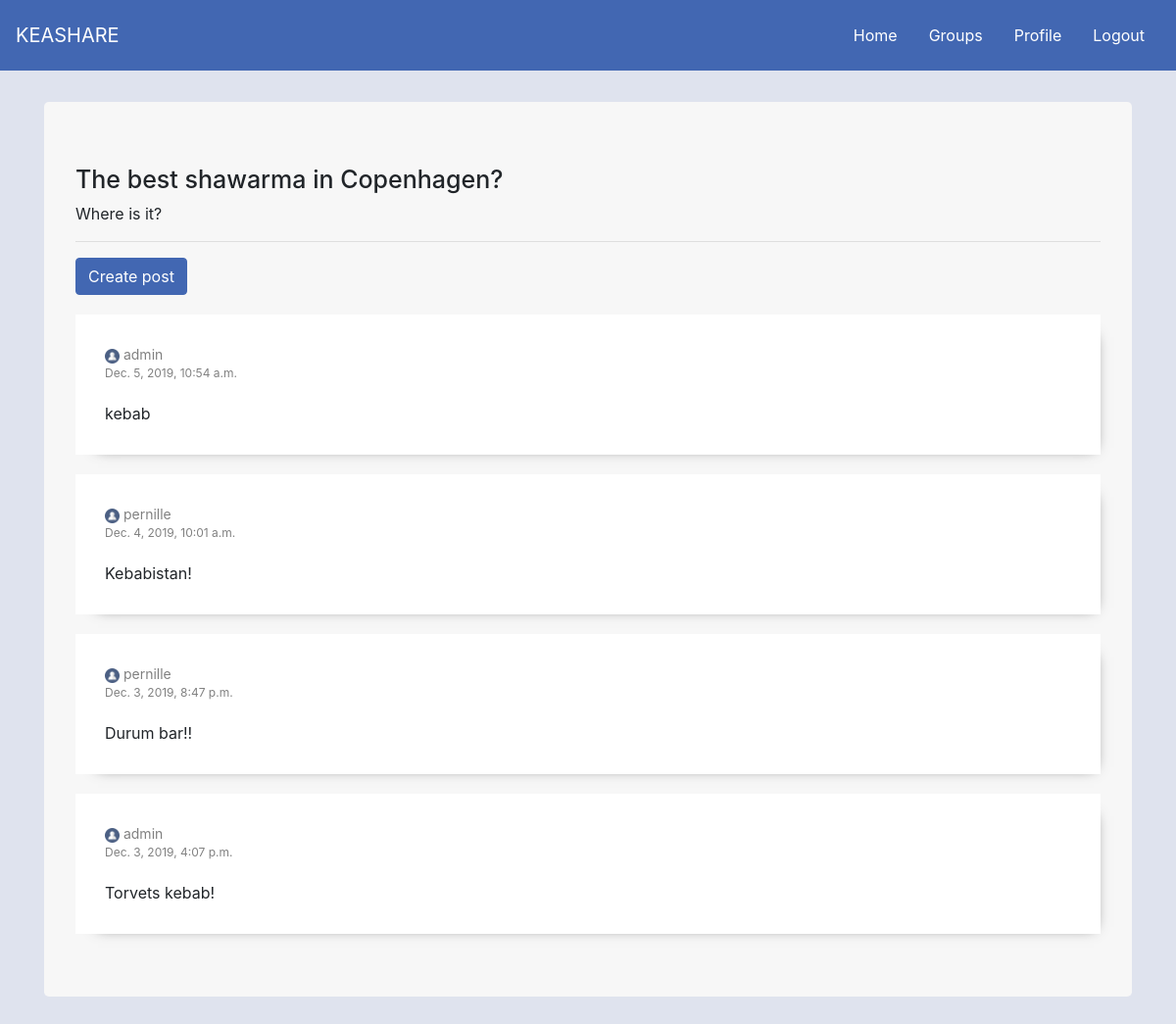
Before: /keashare/groupdetails/8 (signed in) with the older database file.
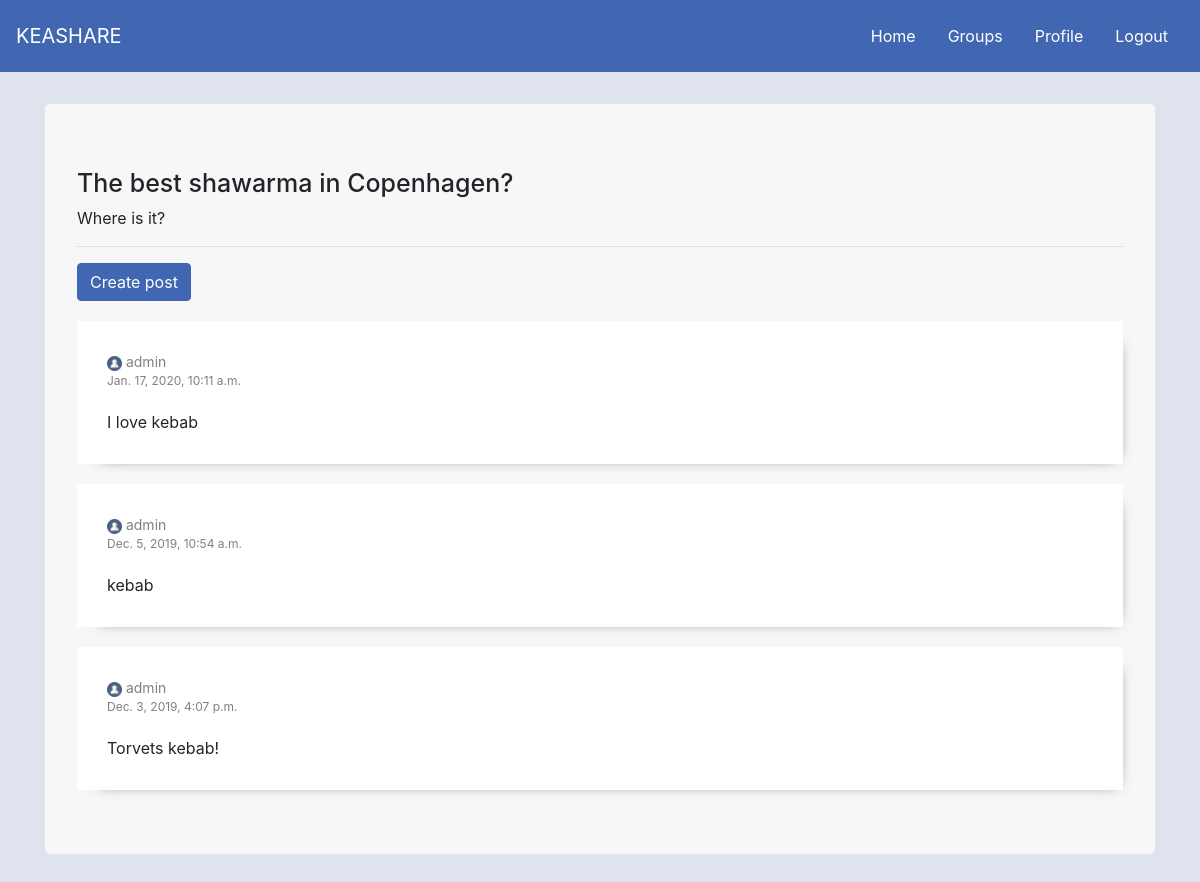
After: the same page with the newer database file.
### keashareapp/models.py (models this page shows, shortened)
class AppGroup(models.Model):
    owner = models.ForeignKey(User, on_delete=models.CASCADE, related_name='owners')
    users = models.ManyToManyField(User) # members
    name = models.CharField(max_length=200)
    description = models.TextField()

class Post(models.Model):
    user = models.ForeignKey(User, on_delete=models.CASCADE)
    created = models.DateTimeField(auto_now_add=True)
    group = models.ForeignKey(AppGroup, on_delete=models.CASCADE)
    last_updated = models.DateTimeField(auto_now=True)
    text = models.TextField()

### keashareapp/views.py (the view, shortened to what this page needs)
# urls.py: path('groupdetails/<int:pk>', views.groupdetails, name='groupdetails'),
def groupdetails(request, pk):
    user = request.user
    if request.method == 'GET':
        user_groups = models.AppGroup.objects.filter(pk=pk)
        group_pk = models.AppGroup.objects.get(pk=pk)
        posts = models.Post.objects.filter(group__in=user_groups).order_by('-created')
        context = {
            'user': user,
            'posts': posts,
            'user_groups': user_groups,
            'group_pk': group_pk,
        }
        return render(request, 'keashareapp/groupdetails.html', context=context)

### keashareapp/templates/keashareapp/groupdetails.html (shortened to what this page needs)
{% extends 'base.html' %}
{% load static %}
{% block body %}
<div class="container">
    <div class="jumbotron">
        {% for group in user_groups %}
            <h1>{{ group.name }}</h1>
            <p>{{ group.description }}</p>
        {% endfor %}
        <hr>
        <button type="button" class="btn btn-primary" data-toggle="modal" data-target="#exampleModal">Create post</button>
        {% for post in posts %}
        <div class="post">
            <div class="group-post-by">
                <img class="group-detail-user-icon" src="{% static 'user-icon.png' %}">
                {{ post.user }}
            </div>
            <div class="group-post-created">{{ post.created }}</div>
            <div class="group-post-text">{{ post.text }}</div>
        </div>
        {% endfor %}
    </div>
</div>
{% endblock %}

Changed rows visible on the page:
removed Post: user "pernille", created "Dec. 4, 2019, 10:01 a.m.", text "Kebabistan!"
removed Post: user "pernille", created "Dec. 3, 2019, 8:47 p.m.", text "Durum bar!!"
added Post: user "admin", created "Jan. 17, 2020, 10:11 a.m.", text "I love kebab"
